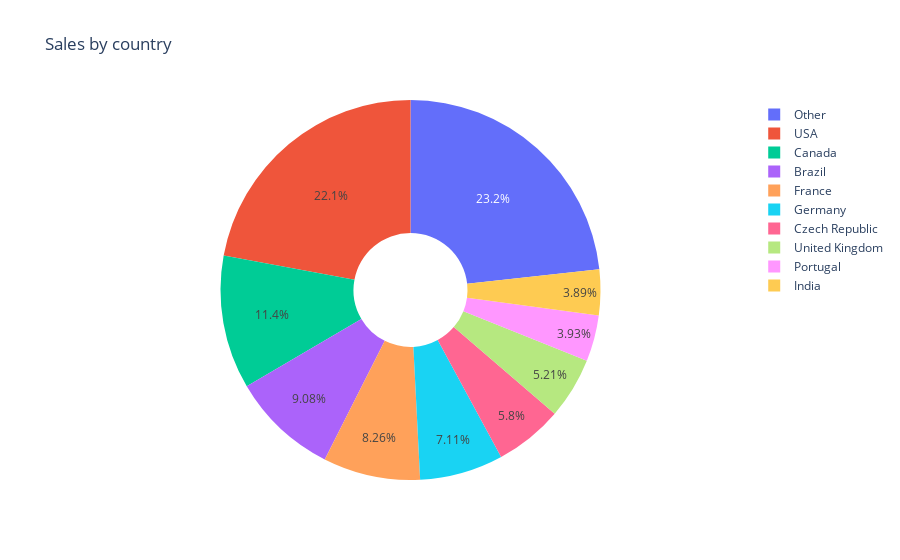

The cell this chart's notebook holds for it:
### Markdown cell above
Now that we have our data, we've been asked to create a series of visualizations which communicate our findings, and then make recommendations on which countries may have potential for growth, so the Chinook marketing team can create some new advertising campaigns.

### Code cell
country_metrics = run_query(sales_by_country)

sales_breakdown = go.Figure(data=[go.Pie(
    labels = country_metrics["country"], 
    values=country_metrics["total_sales"], 
    hole=.3)
                                 ])

sales_breakdown.update_layout(title_text="Sales by country")

sales_breakdown.show()

### Figure 1 — Plotly figure (JSON) as saved in the notebook; plotly's stock layout.template omitted (floating-point values rounded to 4 significant figures)
{"data": [{"hole": 0.3, "labels": ["USA", "Canada", "Brazil", "France", "Germany", "Czech Republic", "United Kingdom", "Portugal", "India", "Other"], "type": "pie", "values": [1040.0, 535.6, 427.7, 389.1, 334.6, 273.2, 245.5, 185.1, 183.2, 1095.0]}], "layout": {"title": {"text": "Sales by country"}}}
